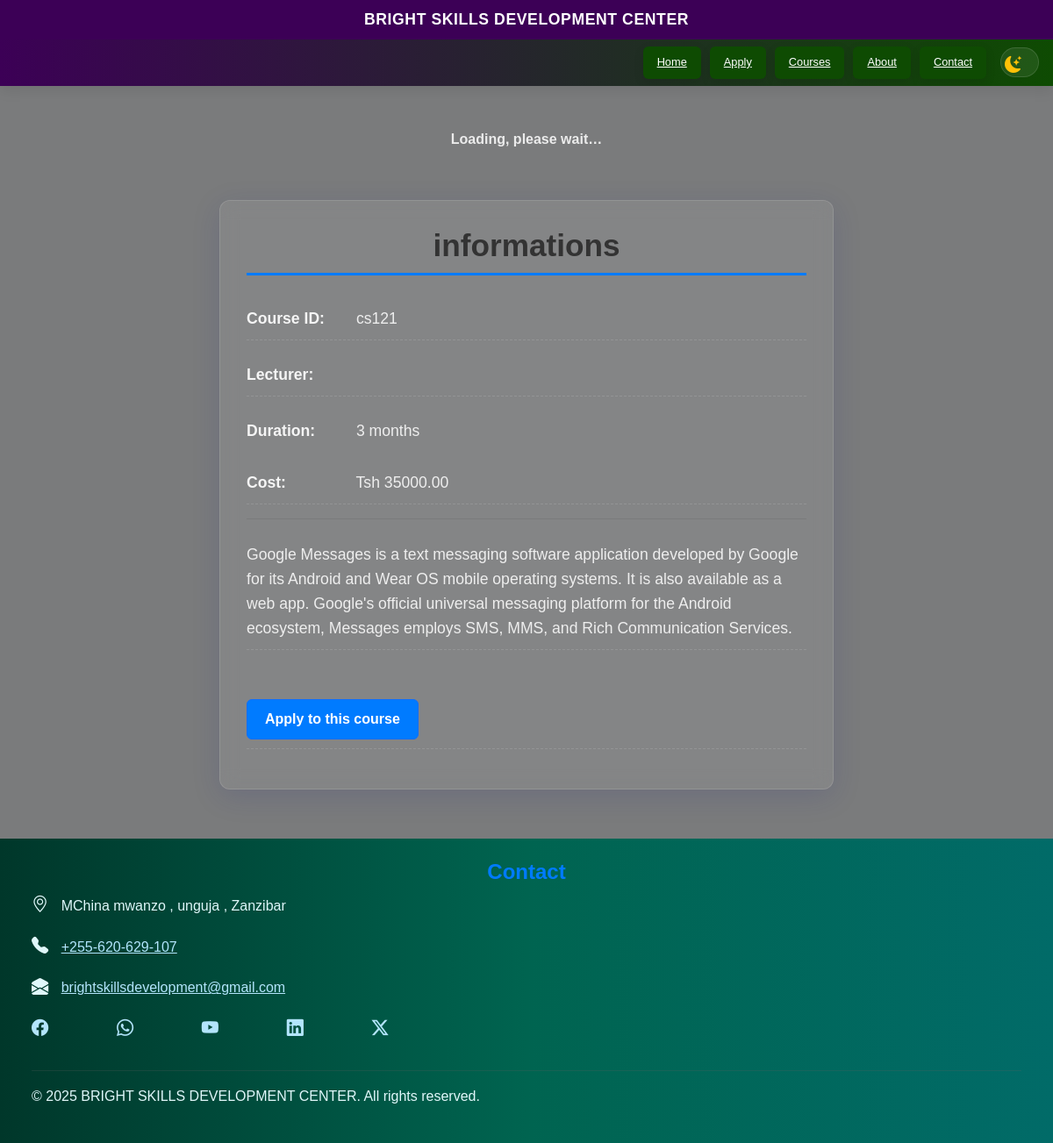
The page /courses/1/ on the database its author committed.
### apply/models.py (models this page shows, shortened)
class Course(models.Model):
    course_id = models.CharField(max_length=20, unique=True, blank=True)  # human id / code
    title = models.CharField(max_length=200)
    lecturer = models.CharField(max_length=120, blank=True)
    duration_months = models.PositiveSmallIntegerField(default=1, help_text="Duration in months")
    cost = models.DecimalField(max_digits=10, decimal_places=2, default=0.00)
    description = models.TextField(blank=True)
    sessions = models.ManyToManyField(Session, blank=True, related_name='courses')

### apply/views.py (the view)
# urls.py: path('courses/<int:course_id>/', views.course_detail, name='course_detail'),
def course_detail(request, course_id):
    course = get_object_or_404(Course, id=course_id)
    return render(request, 'applications/course_detail.html', {'course': course})

### apply/templates/applications/course_detail.html (shortened to what this page needs)
{% extends "applications/base.html" %}
{% block content %}
<section class="course-details">
  <h2>{{ course.title }}</h2>
  <p><strong>Course ID:</strong> {{ course.course_id }}</p>
  <p><strong>Lecturer:</strong> {{ course.lecturer }}</p>
  <p><strong>Duration:</strong> {{ course.duration_months }} month{{ course.duration_months|pluralize }}</p>
  <p><strong>Cost:</strong> Tsh {{ course.cost|floatformat:2 }}</p>
  <hr>
  <div class="course-description">
    {{ course.description|linebreaks }}
  </div>
  <p style="margin-top:1rem;">
    <a class="btn btn-primary" href="{% url 'applications:add_student' %}">Apply to this course</a>
  </p>
</section>
{% endblock content %}

### apply/static/css/style.css (style rules this page uses)
*,*::after,*::before { margin: 0; padding: 0; box-sizing: border-box; list-style-type: none; text-decoration: none; }
:root { --color-primary-dark: #3c0056; --color-primary-light: #0e4b02; --color-accent-1: #ffc107; --color-accent-2: #e69a00; --color-secondary-link: #007bff; --color-text-dark: #333; --color-background: #7a7b7c; --color-card-bg: #ffffff; --color-white: white; --transition-speed: 0.3s; --glass-bg: rgba(255,255,255,0.08); --glass-border: rgba(255,255,255,0.12); --accent-gradient: linear-gradient(135deg,#7ee8fa 0%, #80ff72 100%); --accent-gradient-2: linear-gradient(135deg,#ff7a59 0%, #ffb86b 100%); --toast-success: #2ecc71; --toast-error: #e74c3c; --toast-info: #3498db; }
body { transition: background-color var(--transition-speed) ease, color var(--transition-speed) ease; }
body { font-family: 'Arial', sans-serif; background-color: var(--color-background); color: var(--color-text-dark); line-height: 1.6; display: grid; min-height: 100vh; grid-template-rows: auto 1fr auto; }
h2 { font-size: 24px; margin-bottom: .5rem; color: var(--color-secondary-link); text-align: center; font-weight: 900; }
hr { margin: 1rem 0; border: 0; height: 1px; background-color: #5d5d5d; }
.course-details { max-width: 700px; width: 98%; margin: 40px auto; padding: 30px; border-radius: 12px; font-family: Arial, sans-serif; line-height: 1.6; background: var(--glass-bg); backdrop-filter: blur(10px); -webkit-backdrop-filter: blur(10px); border: 1px solid var(--glass-border); box-shadow: 0 8px 32px 0 rgba(31, 38, 135, 0.15); }
.course-details p { color: var(--color-text-dark); }
.course-details h2 { color: #333333; font-size: 2.2em; border-bottom: 3px solid #007bff; padding-bottom: 10px; margin-bottom: 25px; font-weight: 700; }
.course-details h2 { color: var(--color-text-dark); }
.course-details p { font-size: 1.1em; margin-bottom: 15px; color: #eee; padding: 10px 0; border-bottom: 1px dashed var(--glass-border); }
.course-details p strong { color: #555555; display: inline-block; min-width: 120px; font-weight: 600; color: #f5f5f5; }
.course-details p:nth-child(4) { border-bottom: none; padding-bottom: 0; margin-bottom: 20px; }
.course-details a { display: inline-block; margin-top: 30px; padding: 10px 20px; background-color: #007bff; color: white; text-decoration: none; border-radius: 6px; font-weight: 600; transition: background-color 0.3s ease; }

### rows shown on the page
Course: title "informations", course_id "cs121", duration_months "3", cost "35000.00", description "Google Messages is a text messaging software application developed by Google for its Android and Wear OS mobile operating systems. It is also available as a web app. Google's official universal messaging platform for the Android ecosystem, Messages employs SMS, MMS, and Rich Communication Services."
